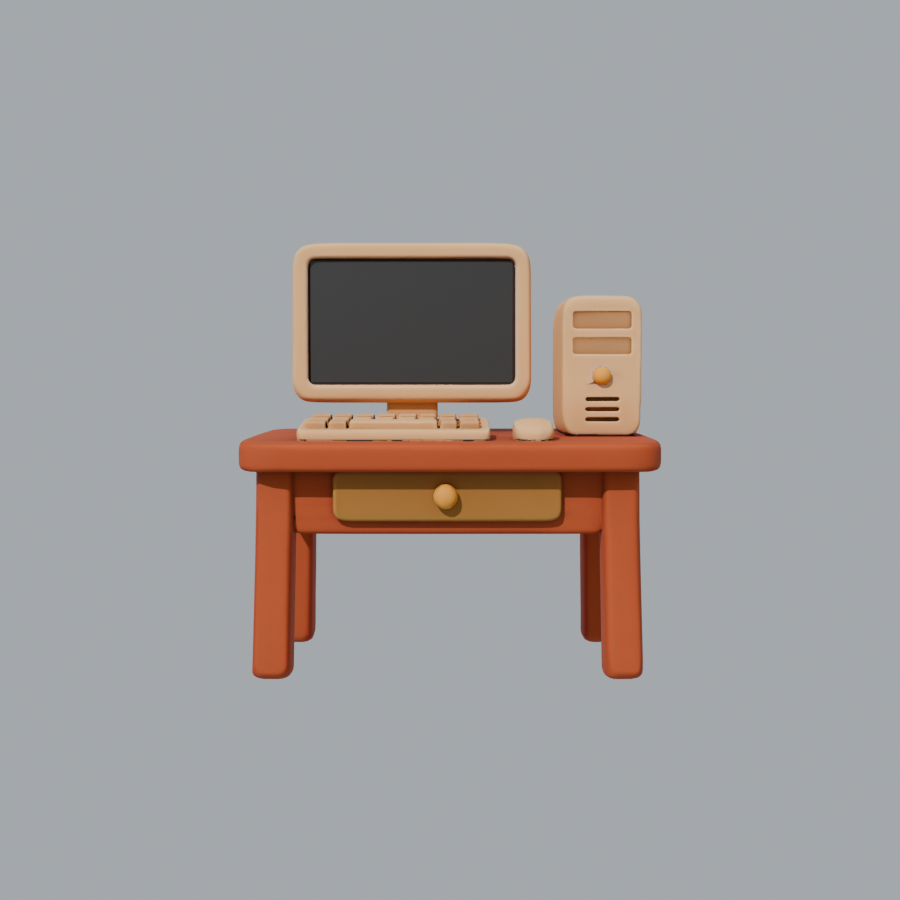
#> input picture art/world_assets/computer/review/front.png, 900 x 900 px
$ python -i cutout_views.py   (imports and definitions only)
#> lines starting #> are read from the running program, lines starting #| are printed output that depends on the picture
#!/usr/bin/env python3
"""Cut character turnaround views out of a plain white background, for image-to-sculpt.

    python3 tools/cutout_views.py OUT_DIR NAME front.png:000_front side.png:090_side ...

Each INPUT:LABEL pair becomes OUT_DIR/NAME_LABEL.png: a transparent PNG, the figure centred on a
square canvas. Put the approximate yaw first in the label (000 front, 090 side, 180 back);
image-to-sculpt finds the exact cameras itself. Needs Pillow only.

The background is everything near-white that touches the image border, plus any enclosed
near-pure-white patch of 25+ pixels (gaps between legs, between strands of hair). Cream or pale
clothing survives because it's either not connected to the border or not pure white.
"""
import sys
from collections import deque
from pathlib import Path

from PIL import Image, ImageFilter


def _flood(px, w, h, seeds, test):
    """Pixels reachable from seeds through pixels where test(p) holds."""
    hit = bytearray(w * h)
    q = deque(seeds)
    while q:
        x, y = q.popleft()
        i = y * w + x
        if hit[i] or not test(px[x, y]):
            continue
        hit[i] = 1
        for nx, ny in ((x + 1, y), (x - 1, y), (x, y + 1), (x, y - 1)):
            if 0 <= nx < w and 0 <= ny < h and not hit[ny * w + nx]:
                q.append((nx, ny))
    return hit


def cut_out(src: Path) -> Image.Image:
    im = Image.open(src).convert("RGB")
    w, h = im.size
#> w = 900; h = 900
    px = im.load()

    def near_white(p):
        return min(p) >= 226 and max(p) - min(p) < 22

    def pure_white(p):
        return min(p) >= 238 and max(p) - min(p) < 12

    border = [(x, 0) for x in range(w)] + [(x, h - 1) for x in range(w)]
    border += [(0, y) for y in range(h)] + [(w - 1, y) for y in range(h)]
    bg = _flood(px, w, h, border, near_white)

    # enclosed pure-white patches
    seen = bytearray(w * h)
    for y in range(h):
        for x in range(w):
            i = y * w + x
            if bg[i] or seen[i] or not pure_white(px[x, y]):
                continue
            comp = []
            q = deque([(x, y)])
            seen[i] = 1
            while q:
                cx, cy = q.popleft()
                comp.append(cy * w + cx)
                for nx, ny in ((cx + 1, cy), (cx - 1, cy), (cx, cy + 1), (cx, cy - 1)):
                    j = ny * w + nx
                    if 0 <= nx < w and 0 <= ny < h and not seen[j] and not bg[j] and pure_white(px[nx, ny]):
                        seen[j] = 1
                        q.append((nx, ny))
            if len(comp) >= 25:
                for j in comp:
                    bg[j] = 1

    alpha = Image.frombytes("L", (w, h), bytes(0 if b else 255 for b in bg))
#> alpha: PIL image 900x900 L; every value is 255
    alpha = alpha.filter(ImageFilter.MinFilter(3)).filter(ImageFilter.GaussianBlur(0.8))
    rgba = im.convert("RGBA")
#> rgba is the input picture: PIL image 900x900 RGBA; mean R, G, B, A 160.9, 158.1, 157.4, 255
    rgba.putalpha(alpha)
    l, t, r, b = alpha.getbbox()
#> l = 0; t = 0; r = 900; b = 900
    pad = 16
    rgba = rgba.crop((max(0, l - pad), max(0, t - pad), min(w, r + pad), min(h, b + pad)))
    side = max(rgba.size) + 40
#> side = 940
    sq = Image.new("RGBA", (side, side), (0, 0, 0, 0))
#> sq: PIL image 940x940 RGBA; every value is 0
    sq.paste(rgba, ((side - rgba.width) // 2, (side - rgba.height) // 2), rgba)
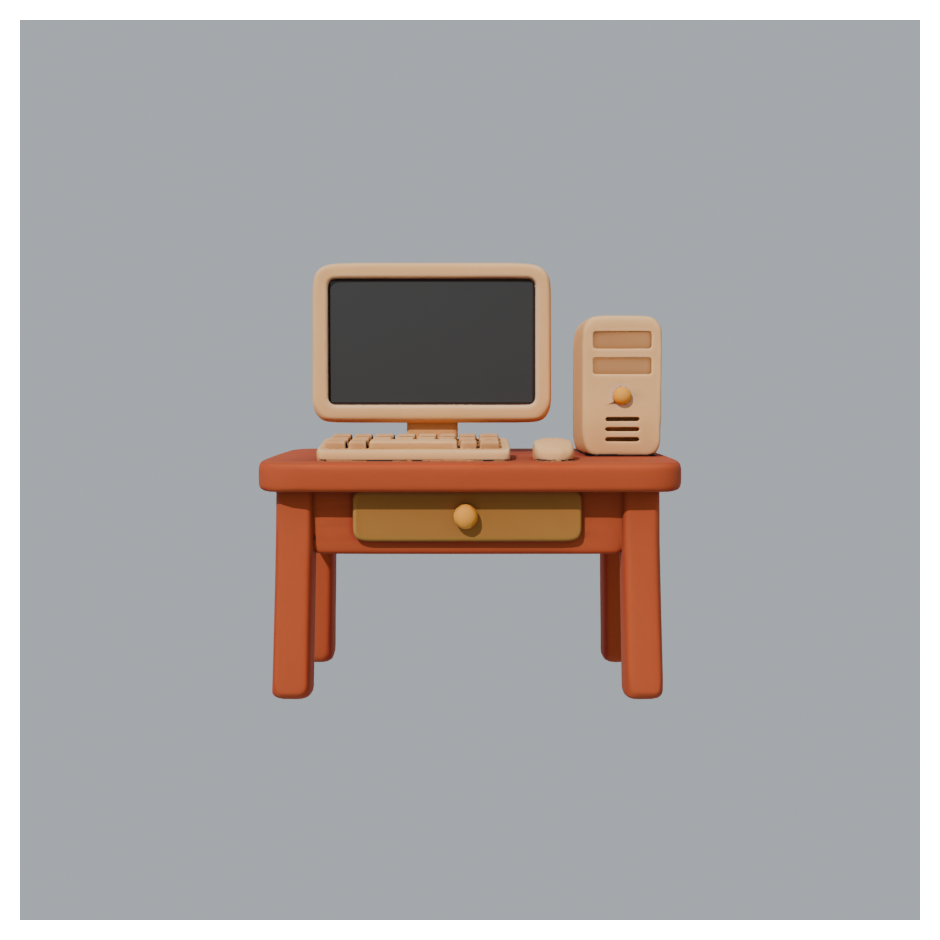
#> sq: PIL image 940x940 RGBA; mean R, G, B, A 147.5, 144.9, 144.3, 233.8; transparent parts drawn white
    return sq


def main() -> None:
    if len(sys.argv) < 4:
        sys.exit(__doc__)
    out = Path(sys.argv[1])
    name = sys.argv[2]
    out.mkdir(parents=True, exist_ok=True)
    tiles = []
    for pair in sys.argv[3:]:
        src, label = pair.rsplit(":", 1)
        img = cut_out(Path(src))
        dest = out / f"{name}_{label}.png"
        img.save(dest)
        tiles.append(img)
        print(f"{dest}  {img.width}x{img.height}")
    # a contact sheet on green, to check the edges
    th = 600
    tiles = [t.resize((round(t.width * th / t.height), th)) for t in tiles]
    sheet = Image.new("RGB", (sum(t.width for t in tiles), th), (60, 140, 90))
    x = 0
    for t in tiles:
        sheet.paste(t, (x, 0), t)
        x += t.width
    sheet.save(out / f"{name}_check.png")


# [2 lines not run here, left out]

>>> result = cut_out('../art/world_assets/computer/review/front.png')

$ run again, on art/world_assets/computer/review/threeq.png
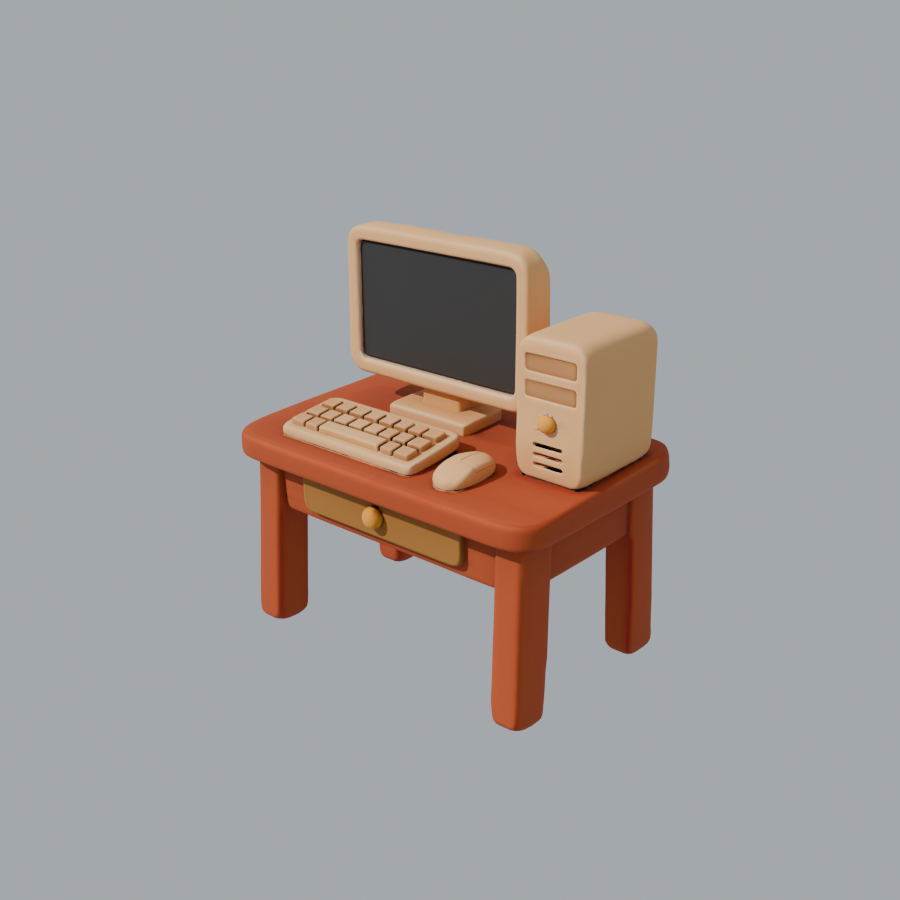
#> input picture art/world_assets/computer/review/threeq.png, 900 x 900 px
#> alpha: PIL image 900x900 L; every value is 255
#> in cut_out, rgba is the input picture: PIL image 900x900 RGBA; mean R, G, B, A 161.3, 157.6, 156.5, 255
#> l = 0; r = 900
#> in cut_out, `sq.paste(rgba, ((side - rgba.width) // 2, (side - rgba.height) // 2), ..`:
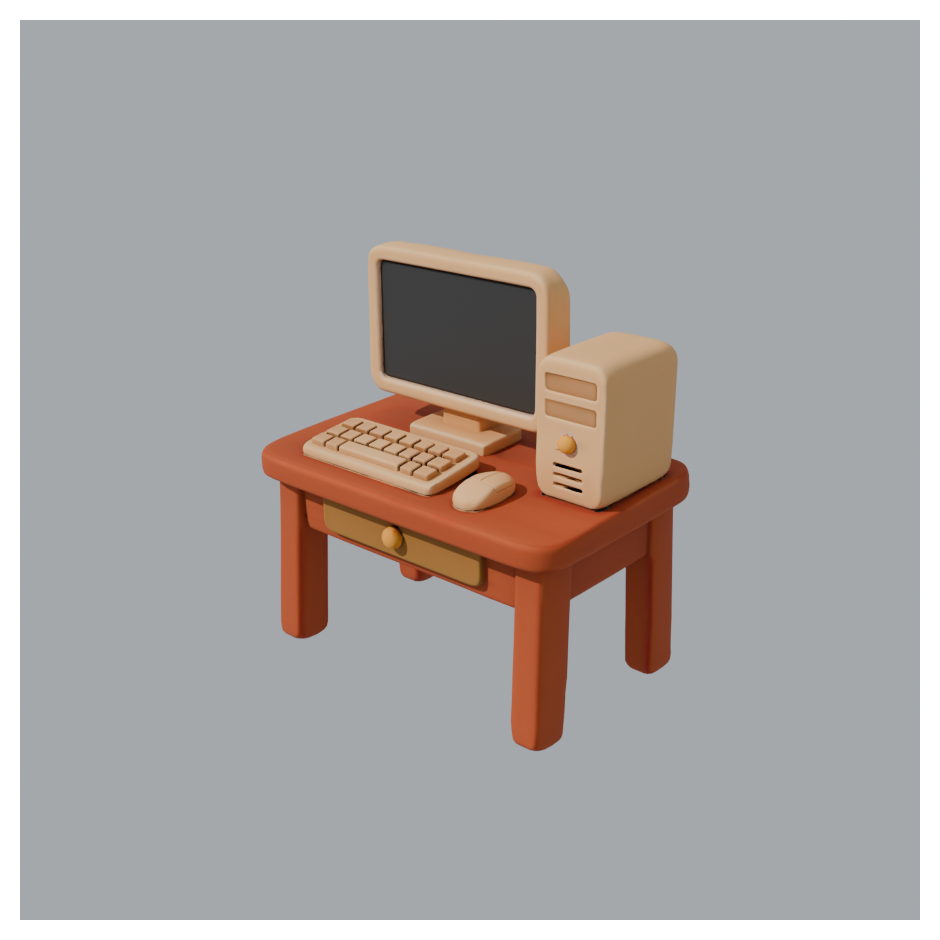
#> sq: PIL image 940x940 RGBA; mean R, G, B, A 147.8, 144.5, 143.4, 233.8; transparent parts drawn white
